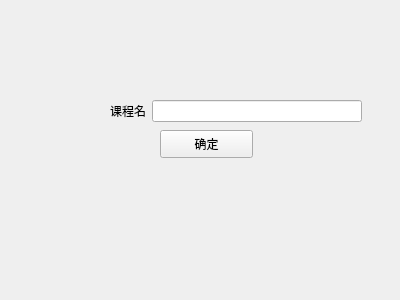
<?xml version="1.0" encoding="UTF-8"?>
<ui version="4.0">
 <class>select</class>
 <widget class="QWidget" name="select">
  <property name="geometry">
   <rect>
    <x>0</x>
    <y>0</y>
    <width>400</width>
    <height>300</height>
   </rect>
  </property>
  <property name="windowTitle">
   <string>Form</string>
  </property>
  <widget class="QPushButton" name="pushButton">
   <property name="geometry">
    <rect>
     <x>160</x>
     <y>130</y>
     <width>93</width>
     <height>28</height>
    </rect>
   </property>
   <property name="text">
    <string>确定</string>
   </property>
  </widget>
  <widget class="QWidget" name="layoutWidget">
   <property name="geometry">
    <rect>
     <x>110</x>
     <y>100</y>
     <width>252</width>
     <height>23</height>
    </rect>
   </property>
   <layout class="QGridLayout" name="gridLayout">
    <item row="0" column="0">
     <widget class="QLabel" name="label">
      <property name="text">
       <string>课程名</string>
      </property>
     </widget>
    </item>
    <item row="0" column="1">
     <widget class="QLineEdit" name="lineEdit"/>
    </item>
   </layout>
  </widget>
 </widget>
 <resources/>
 <connections/>
</ui>
